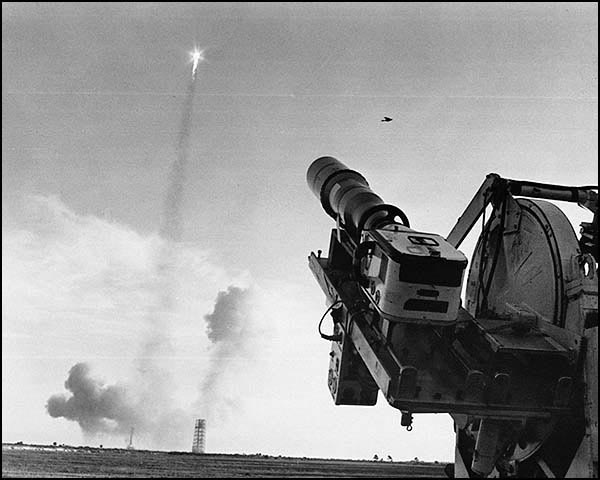
#> input picture Module-3-Histogram-Segmentation/starter_file/Apollo-8-Launch.jpg, 600 x 480 px; the run also reads 1 picture not shown here
$ jupyter execute --allow-errors 03_01_Histograms.ipynb   (shell and % lines are left out)
#> lines starting #> are read from the running program, lines starting #| are printed output that depends on the picture
<h1 style="font-size:30px;">Image Histograms </h1>

Image histograms are primarily used as an analysis tool in computer vision as they quantify the distribution of data associated with an image (for example, intensity values within an image). In this notebook we will demonstrate how to produce image histograms and how to interpret the plots. We will also cover the topic of histogram equalization which can help improve the contrast in poorly illuminated images. As you will see, the results are often stunning.

[cell 1]
if 'google.colab' in str(get_ipython()):
  !pip install matplotlib==3.5.2
  !pip install --upgrade opencv-contrib-python
  print("Downloading Code to Colab Environment")
  !wget https://www.dropbox.com/sh/s1bc9bnavqx9ryo/AABFVq9q_73nOcZ4T05k40rga?dl=1 -O module-code.zip -q --show-progress
  !unzip -qq module-code.zip
else:
    pass

[cell 2]
import cv2
import numpy as np
import matplotlib
from matplotlib import pyplot as plt
plt.rcParams['image.cmap'] = 'gray'

[cell 3]
# Check version of matplotlib, should be greter than or equal to 3.3.0.
matplotlib.__version__

# 1. Introduction to Histograms

Histograms are collected counts of data organized into a set of predefined bins. When we plot histograms, we need to specify the number of bins along the x-axis. A bin represents a bucket range of values, such as pixel intensities 0-9, 10-19, 20-29, and so on. We will see several examples below that will help solidify this concept.

<hr style="border:none; height: 4px; background-color:#D3D3D3" />

### <font color="green">Function Syntax </font>
``` python
retval = plt.hist(x[, bins[, range[, ...]]])
```

`retval`: Array or list of arrays, the values of the histogram bins. If input is a sequence of arrays [data1, data2, ...], then this is a list of arrays with the values of the histograms for each of the arrays in the same order. The dtype of the array n (or of its element arrays) will always be float even if no weighting or normalization is used.

The function has **1 required input argument** and several optional flags:

1. `x`: Array or sequence of (n,) arrays. Input values, this takes either a single array or a sequence of arrays which are not required to be of the same length.
2. `bins`: Defines the number of equal-width bins in the range. This is an **optional argument** with a default value of 10.
2. `range`: The lower and upper range of the bins, where lower and upper outliers are ignored. This is an **optional argument** with a default value of None, equivalent to using the whole range of the input `x`.

### <font color="green">OpenCV Documentation</font>

[**`histogram tutorial`**](https://docs.opencv.org/4.5.2/d8/dbc/tutorial_histogram_calculation.html)

### <font color="green">Matplotlib / Numpy Documentation</font>

[**`zeros()`**](https://numpy.org/doc/stable/reference/generated/numpy.zeros.html)
[**`ravel()`**](https://numpy.org/doc/stable/reference/generated/numpy.ravel.html)
[**`hist()`**](https://matplotlib.org/stable/api/_as_gen/matplotlib.pyplot.hist.html)

<hr style="border:none; height: 4px; background-color:#D3D3D3" />

### <font style="color:rgb(50,120,230)">Create a simple histogram of a black image</font>

[cell 4]
# Create a numpy array of 20x20x1 filled with zero values, equivalent to a black grayscale image.
black_img = np.zeros([20, 20, 1])

# Flatten the image data into a single 1D array.
black_flatten = black_img.ravel()

# Display the image and histogram.
plt.figure(figsize=[18, 4])

plt.subplot(131); plt.imshow(black_img); plt.title('Black Image')

plt.subplot(132)
plt.hist(black_flatten, range = [0, 256])
plt.xlim([0, 256])
plt.xlabel('Pixel Intensity')
plt.ylabel('Numer of Pixels')
plt.title('Histogram of black image')
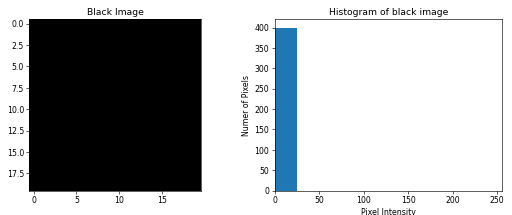
#> figure drawn by matplotlib, 2 panels; panel 2: tallest bar 400 high, from x = -1.78e-15 to 25.6

### <font style="color:rgb(50,120,230)">Explanation</font>

Using the numpy zeros function, we can easily generate a simple black image. It is technically a grayscale image with only one channel, including a total of 400 pixels. We then create a histogram of this image using the default number of bins (10), and we specify that the histogram should create these bins evenly across intensity values from 0 to 256. The upper end of this range is non inclusive, and so the histogram could ultimately show any pixel intensities up to and including a value of 255.

The histogram's vertical bars represent the total number of pixels with an intensity value that falls within that particular bin. Looking at the resulting histogram of a purely black image, we find that all values mapped into the first bin. We can also see that the total number of pixels (400) exactly equals the y-value pixel count in this first bin, related back to the 20x20 image size we generated.

### <font style="color:rgb(50,120,230)">Create a histogram from a binary image</font>

[cell 5]
path = './starter_file/'

[cell 6]
# Read the image.
img = cv2.imread(path + 'checkerboard_18x18.png', cv2.IMREAD_GRAYSCALE)

# Flatten the image data into a single 1D array.
#> (the rest of this cell did not finish here and is left out)

### <font style="color:rgb(50,120,230)">Explanation</font>

The checkerboard image above is 18x18 pixels, so the total number of pixels in the image is 324. Furthermore, the intensities of the pixels are only 0 (black) or 255 (white). The histogram plots to the right show the distribution of pixel intensities. When we plot histograms, it is helpful to specify the number of bins along the x-axis. The first histogram has 5 bins and the second histogram has 50 bins. Since we are plotting the distribution of pixel intensities the x-axis ranges from 0 to 255. Thus, the bin width in the first plot is 51 and the bin width in the second plot is 5.1 (a non-integer width).

In this example, the height of the bar to the left of each plot is 180. This means that there are 180 pixels with intensities that in that corresponding bin. Since the intensities in this image are either 0 or 255, the width of the bin (5.1 or 51) does not matter because both bins include the value of 0. Likewise, the total number of white pixels (144) matches the height of the bar to the right of the plot (144) in both plots because both bins at the high range include the intensity value of 255.

The histograms reveal that the ratio of black to white squares is 5:4 (or 180:144). It's worth emphasizing that histograms of this type do not contain any spatial information about the image.

Selecting a particular bin size has to do with granularity, but for images it is very common to set the number of bins to be 256 which is equivalent to a bin width of 1.

### <font style="color:rgb(50,120,230)">Create a histogram from a grayscale image (example 1)</font>

[cell 7]
# Read the image.
img = cv2.imread(path + 'MNIST_3_18x18.png', cv2.IMREAD_GRAYSCALE)

# Flatten the image data into a single 1D array.
img_flatten = img.ravel()
#> img_flatten = 324 values, max 255 at index 65, min 0 at index 0, mean 43.66

# Display the image and histograms.
plt.figure(figsize = [18, 4])

plt.subplot(131); plt.imshow(img); plt.title('Original Image')
plt.subplot(132); plt.hist(img_flatten, 5, [0, 256]);  plt.xlim([0, 256]); plt.title('5 Bins')
plt.subplot(133); plt.hist(img_flatten, 50, [0, 256]); plt.xlim([0, 256]); plt.title('50 Bins')
#> figure, not shown here; panel 2: tallest bar 255 high, from x = -3.55e-15 to 51.2; panel 3: tallest bar 203 high, from x = 4.44e-16 to 5.12

### <font style="color:rgb(50,120,230)">Create a histogram from a grayscale image (example 2)</font>

[cell 8]
# Read the image.
img = cv2.imread(path + 'Apollo-8-Launch.jpg', cv2.IMREAD_GRAYSCALE)
#> img is the input picture: shape (480, 600); min 0, max 255, mean 151.3

# Flatten the image data into a single 1D array.
img_flatten = img.ravel()

# Display the image and histograms.
plt.figure(figsize = [18, 4])
plt.subplot(131); plt.imshow(img); plt.title('Original Image')
plt.subplot(132); plt.hist(img_flatten, 50, [0,256]);  plt.xlim([0, 256]); plt.title('50 Bins')
plt.subplot(133); plt.hist(img_flatten, 256, [0,256]); plt.xlim([0, 256]); plt.title('256 Bins')
#> figure, not shown here; panel 2: tallest bar 15245 high, from x = 158.7 to 163.8; panel 3: tallest bar 3996 high, from x = 239 to 240

### <font style="color:rgb(50,120,230)">Compare calcHist() with plt.hist()</font>

<hr style="border:none; height: 4px; background-color:#D3D3D3" />

### <font color="green">Function Syntax </font>

```python
    hist = cv2.calcHist(images, channels, mask, histSize, ranges[, hist[, accumulate]])
```

This function has **5 required arguments**:

1. `images`:	Source arrays. They all should have the same depth, CV_8U, CV_16U or CV_32F , and the same size. Each of them can have an arbitrary number of channels.

2. `channels`:	List of the dims channels used to compute the histogram. The first array channels are numerated from 0 to images[0].channels()-1 , the second array channels are counted from images[0].channels() to images[0].channels() + images[1].channels()-1, and so on.

3. `mask`:	Optional mask. If the matrix is not empty, it must be an 8-bit array of the same size as images[i] . The non-zero mask elements mark the array elements counted in the histogram.

4. `histSize`:	Array of histogram sizes in each dimension.

5. `ranges`:	Array of the dims arrays of the histogram bin boundaries in each dimension.
### <font color="green">OpenCV Documentation</font>

[**`calcHist()`**](https://docs.opencv.org/4.5.2/d6/dc7/group__imgproc__hist.html#ga4b2b5fd75503ff9e6844cc4dcdaed35d)

<hr style="border:none; height: 4px; background-color:#D3D3D3" />

[cell 9]
# Read the image.
img = cv2.imread(path + 'Apollo-8-Launch.jpg', 0)

# Use calcHist() in OpenCV.
hist = cv2.calcHist(images = [img], channels = [0], mask = None, histSize = [256], ranges = [0,255])
#> hist = 256 values, max 3996 at index 239, min 0 at index 255, mean 1122.8

# Flatten the image data.
img_flatten = img.ravel()

# Display the image and histograms.
plt.figure(figsize = [18, 4])
plt.subplot(131); plt.imshow(img); plt.title('Original Image')
plt.subplot(132); plt.plot(hist); plt.xlim([0, 256]); plt.title('cv2.calcHist()')
plt.subplot(133); plt.hist(img_flatten,256,[0,256]); plt.xlim([0, 256]); plt.title('np.ravel(), plt.hist()')
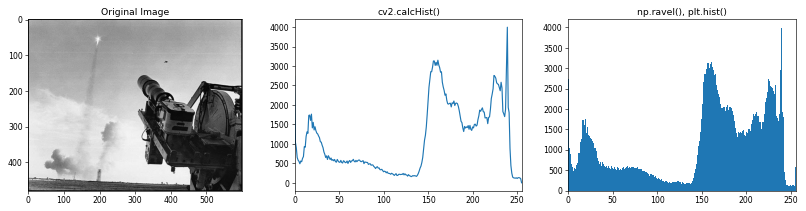
#> figure drawn by matplotlib, 3 panels; panel 2: curve peaks at x = 239, y = 3996; panel 3: tallest bar 3996 high, from x = 239 to 240

### <font style="color:rgb(50,120,230)">Different images with identical histograms</font>

[cell 10]
# Load in the two gradient images.
img_gradient = cv2.imread(path + 'linear_graident.png', cv2.IMREAD_GRAYSCALE)
img_noisy = cv2.imread(path + 'noisy.png', cv2.IMREAD_GRAYSCALE)

# Flatten the image data into a single 1D arrays.
#> (the rest of this cell did not finish here and is left out)

### <font style="color:rgb(50,120,230)">Explanation</font>

It is important to understand what histograms can and cannot tell us. In two very different images actually have identical histograms, with an approximately even distrubution of pixels in each bin. Just because two images have identical histograms, it does not mean they are otherwise the same.

# 2. Color Histograms

[cell 11]
# Read the color images.
img = cv2.imread(path + 'Emerald_Lakes_New_Zealand.jpg')

# Compute histograms for each color channel for both images.
hist1 = cv2.calcHist([img], [0], None, [256], [0, 255])
#> hist1 = 256 values from 0 to 0
#> (the rest of this cell did not finish here and is left out)

### <font style="color:rgb(50,120,230)">Using a mask with calcHist()</font>

[cell 12]
# Read the color images.
img = cv2.imread(path + 'Emerald_Lakes_New_Zealand.jpg')

# Create a mask to filter the image for the histogram calculation.
#> (the rest of this cell did not finish here and is left out)

# 3. Histogram Equalization
An image histogram is a graphical representation of the tonal distribution of data. Each histogram is simply an array with 256 bins, and each bins contains the number of pixels with that intensity.
Histogram Equalization is a non-linear method for enhancing contrast in an image. Let's see how to perform histogram equalization in OpenCV using [**`equalizeHist()`**](https://docs.opencv.org/4.1.0/d6/dc7/group__imgproc__hist.html#ga7e54091f0c937d49bf84152a16f76d6e).

## 3.1 Histogram Equalization for Grayscale Images</font>

The function `equalizeHist()` performs histogram equalization on a grayscale image. The syntax is given below.

<hr style="border:none; height: 4px; background-color:#D3D3D3" />

### <font color="green">Function Syntax </font>

```python
	dst = cv2.equalizeHist(src[, dst])
```

**Parameters**

- **`src`**:	Source 8-bit single channel image.
- **`dst`**:	Destination image of the same size and type as src.

### <font color="green">OpenCV Documentation</font>

[**`equalizeHist()`**](https://docs.opencv.org/4.1.0/d6/dc7/group__imgproc__hist.html#ga7e54091f0c937d49bf84152a16f76d6e)

<hr style="border:none; height: 4px; background-color:#D3D3D3" />

[cell 13]
# Read the image in grayscale format.
img = cv2.imread(path + 'parrot.jpg', cv2.IMREAD_GRAYSCALE)
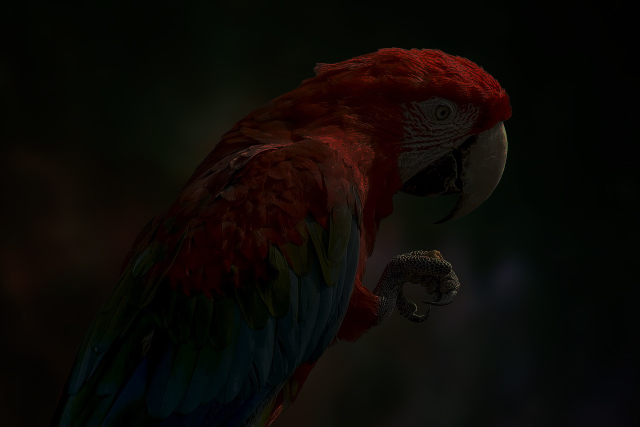
#> input picture Module-3-Histogram-Segmentation/starter_file/parrot.jpg, 1280 x 853 px (shown at 1/2 size)
#> img: shape (853, 1280); min 0, max 132, mean 9.6

# Display the images.
plt.figure(figsize = (18, 6))
plt.subplot(121); plt.imshow(img); plt.title('Original Image')

[cell 14]
# Read the image in grayscale format.
img = cv2.imread(path + 'parrot.jpg', cv2.IMREAD_GRAYSCALE)

# Equalize histogram
img_eq = cv2.equalizeHist(img)
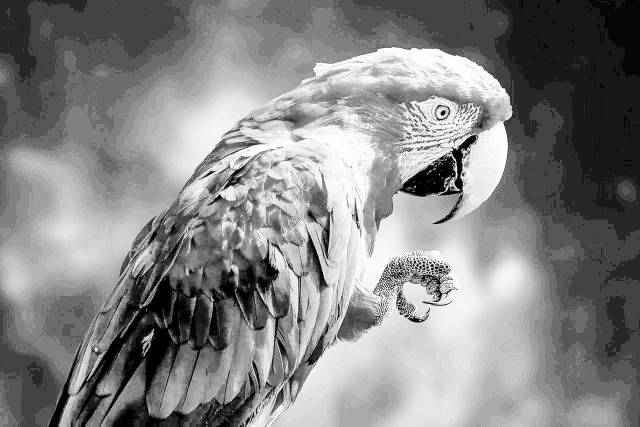
#> img_eq: shape (853, 1280) (shown at 1/2 size); min 0, max 255, mean 132.6

# Display the images.
plt.figure(figsize = (18, 6))
plt.subplot(121); plt.imshow(img_eq); plt.title('Equalized Image')
plt.subplot(122); plt.hist(img_eq.ravel(), 256, [0, 256]); plt.title('Equalized Histogram')
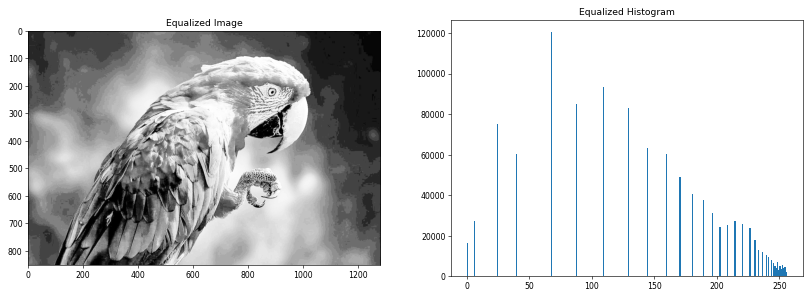
#> figure drawn by matplotlib, 2 panels; panel 2: tallest bar 120586 high, from x = 67 to 68

As expected, the histogram is spread more uniformly over the range

## 3.2 Histogram Equalization for Color Images</font>

For color images, we can not simply apply histogram equalization on the R, G, B channels separately. To understand why it is not a very good idea, let's take a look at an example.

### <font style="color:rgb(50,120,230)">Wrong Way</font>

[cell 15]
# Read color image
img = cv2.imread(path + 'parrot.jpg')
#> img is the input picture: shape (853, 1280, 3); mean B, G, R 5.6, 9, 12.4
img_eq = np.zeros_like(img)

# Peform histogram equalization on each channel separately.
for i in range(0, 3):
    img_eq[:, :, i] = cv2.equalizeHist(img[:, :, i])
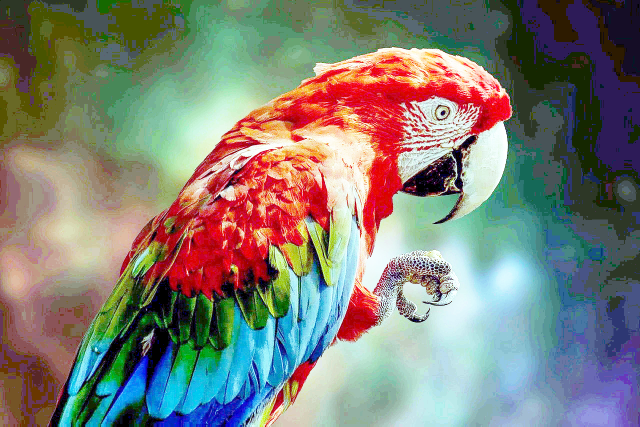
#> img_eq: shape (853, 1280, 3) (shown at 1/2 size); mean B, G, R 118.3, 127.4, 127.1

# Display the images.
plt.figure(figsize = (18, 6))
plt.subplot(121); plt.imshow(img[:, :, ::-1]); plt.title('Original Color Image')
plt.subplot(122); plt.imshow(img_eq[:, :, ::-1]); plt.title('Equalized Image')
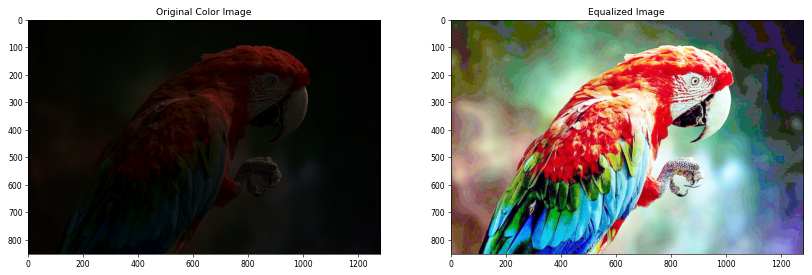
#> figure drawn by matplotlib, 2 panels

### <font style="color:rgb(50,120,230)">Right Way</font>

We just saw that histogram equalization performed on the three channels separately leads to poor results. The reason is that when each color channel is non-linearly transformed independently, you can get completely new and unrelated colors.

The right way to perform histogram equalization on color images is to transform the images to a space like the **HSV** colorspace where colors/hue/tint is separated from the intensity.

**WORKFLOW**

1. Tranform the image to HSV colorspace.
2. Perform histogram equalization only on the V channel.
3. Transform the image back to RGB colorspace.

[cell 16]
# Read the color image.
img = cv2.imread(path + 'parrot.jpg', cv2.IMREAD_COLOR)

# Convert to HSV.
img_hsv = cv2.cvtColor(img, cv2.COLOR_BGR2HSV)
#> img_hsv: shape (853, 1280, 3); mean H, S, V 42.1, 165.9, 14.5

# Perform histogram equalization only on the V channel, for value intensity.
img_hsv[:,:,2] = cv2.equalizeHist(img_hsv[:, :, 2])
#> img_hsv: shape (853, 1280, 3); mean H, S, V 42.1, 165.9, 131

# Convert back to BGR format.
img_eq = cv2.cvtColor(img_hsv, cv2.COLOR_HSV2BGR)
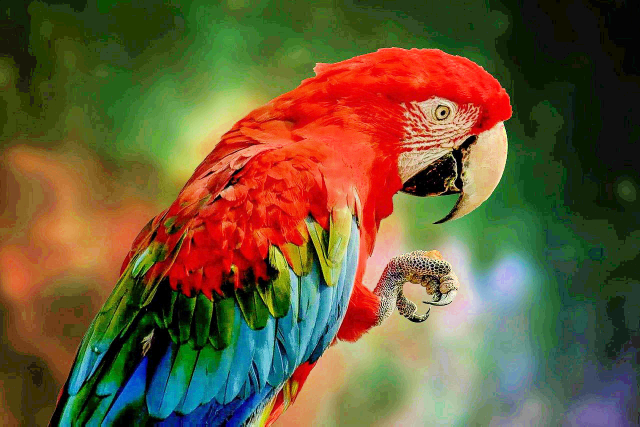
#> img_eq: shape (853, 1280, 3) (shown at 1/2 size); mean B, G, R 55.1, 90.2, 106.1

# Display the images.
plt.figure(figsize = (18, 6))
plt.subplot(121); plt.imshow(img[:, :, ::-1]); plt.title('Original Color Image')
plt.subplot(122); plt.imshow(img_eq[:, :, ::-1]); plt.title('Equalized Image')
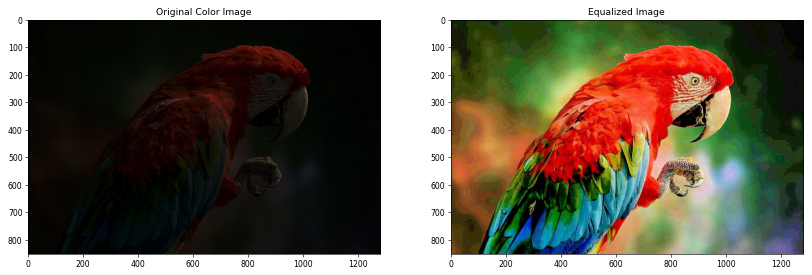
#> figure drawn by matplotlib, 2 panels

[cell 17]
# Display the histograms.
plt.figure(figsize = [15,4])
plt.subplot(121); plt.hist(img.ravel(),256,[0,256]); plt.title('Original Image')
plt.subplot(122); plt.hist(img_eq.ravel(),256,[0,256]); plt.title('Histogram Equalized')
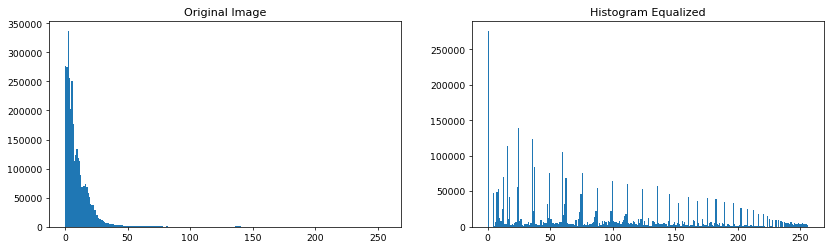
#> figure drawn by matplotlib, 2 panels; panel 1: tallest bar 336652 high, from x = 2 to 3; panel 2: tallest bar 275881 high, from x = 0 to 1
